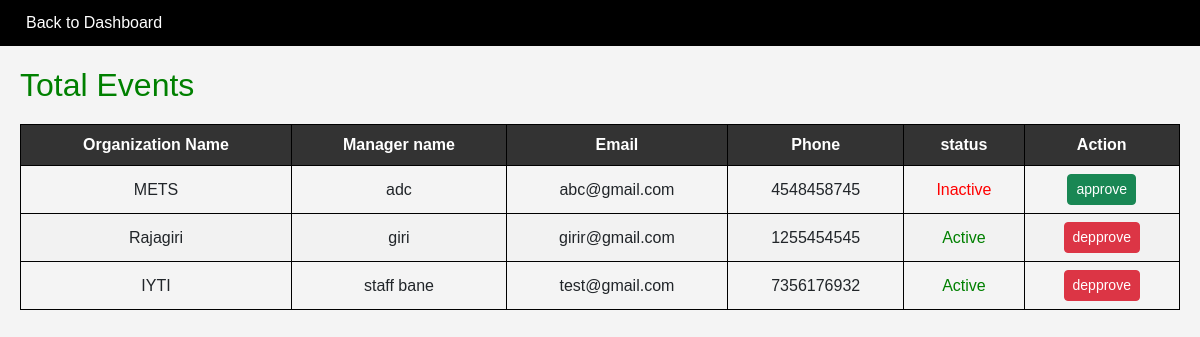
/nadmin/eorganli, run on the app's committed database.
### eventapp/models.py (models this page shows, shortened)
class EventOrganizer(models.Model):
    user = models.ForeignKey(User, on_delete=models.CASCADE, default='')
    organization = models.CharField(max_length=100)
    manager = models.CharField(max_length=50)
    email = models.EmailField()
    phone = models.CharField(max_length=10)
    status = models.BooleanField(default=False)

### adminapp/views.py (the view)
# urls.py: path('eorganli',views.EventOrganizerList,name='eoli'),
def EventOrganizerList(request):
    eo = EventOrganizer.objects.all()
    return render(request, 'eventorganizerlist.html', {'key': eo})

### templates/eventorganizerlist.html (shortened to what this page needs)
<!DOCTYPE html>
<html lang="en">
<head>
    <link href="https://cdn.jsdelivr.net/npm/bootstrap@5.3.2/dist/css/bootstrap.min.css" rel="stylesheet">
</head>
<body>
    <div class="navbar">
        <a href="{% url 'nad' %}"><button style="color: #fff; background-color: #000; border: none; cursor: pointer;">Back to Dashboard</button></a>
    </div>
    <div class="container">
        <h2 style="color:green;">Total Events</h2>
        {% if key %}
        <table>
            <thead>
                <tr>
                  <th>Organization Name</th>
                  <th>Manager name</th>
                  <th>Email</th>
                  <th>Phone</th>
                  <th>status</th>
                  <th>Action</th>
                </tr>
            </thead>
            <tbody>
                {% for i in key %}
                <tr>
                  <td>{{i.organization}}</td>
                  <td>{{i.manager}}</td>
                  <td>{{i.email}}</td>
                  <td>{{i.phone}}</td>
                  {% if i.status == True %}
                  <td style="color:green;">Active</td>
                  <td><a href="{% url 'deppr' i.id %}"><button class="btn btn-danger btn-sm">depprove</button></a></td>
                  {% else %}
                  <td style="color:red;">Inactive</td>
                  <td><a href="{% url 'appr' i.id %}"><button class="btn btn-success btn-sm">approve</button></a></td>
                  {% endif %}
                </tr>
                {% endfor %}
            </tbody>
        </table>
        {% else %}
        <h1 style="color:red;text-align:center;">No Customers Yet</h1>
        {% endif %}
    </div>
</body>
</html>

### templates/eventorganizerlist.html (style rules this page uses)
body { font-family: Arial, sans-serif; background-color: #f4f4f4; margin: 0; padding: 0; }
.navbar { background-color: #000; color: #fff; padding: 10px 20px; }
.container { max-width: 1400px; margin: 20px auto; padding: 0 20px; }
table { width: 100%; border-collapse: collapse; margin-top: 20px; }
th, td { padding: 8px; text-align: center; border: 1px solid black; }
th { background-color: #333; color: #fff; }
tr:nth-child(even) { background-color: #f2f2f2; }

### data on the page
EventOrganizer: organization "METS", manager "adc", email "abc@gmail.com", phone "4548458745", status "Inactive"
EventOrganizer: organization "Rajagiri", manager "giri", email "girir@gmail.com", phone "1255454545", status "Active"
EventOrganizer: organization "IYTI", manager "staff bane", email "test@gmail.com", phone "7356176932", status "Active"
